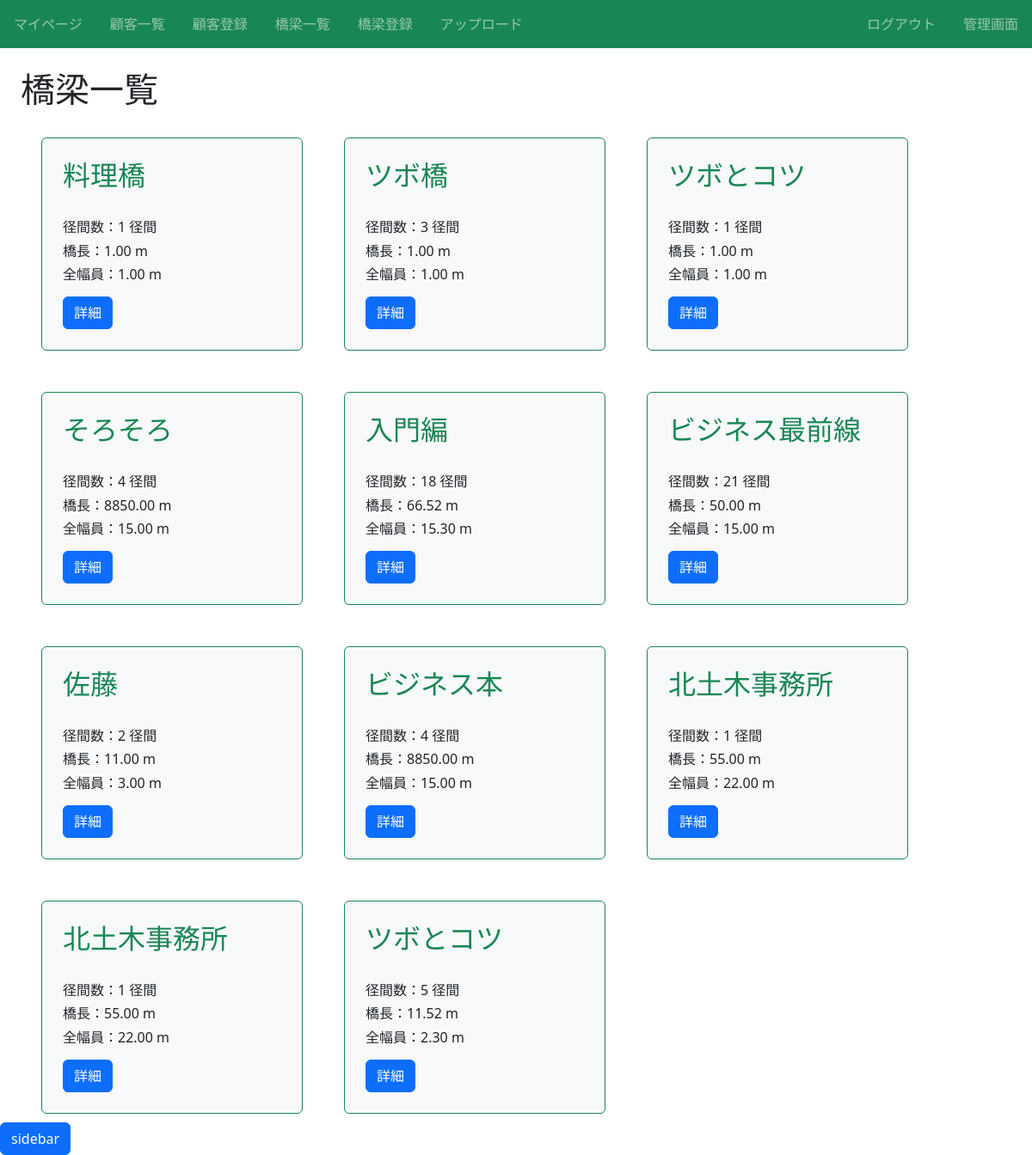
Page /infra/ (signed in) on the committed database.
### infra/models.py (models this page shows, shortened)
class Infra(models.Model):
  title = models.CharField(max_length=100)# 橋名
  径間数 = models.IntegerField()# 径間数
  橋長 = models.DecimalField(max_digits=10, decimal_places=2)# 橋長(最大桁数10桁、小数点以下2桁)
  全幅員 = models.DecimalField(max_digits=10, decimal_places=2)# 全幅員(最大桁数10桁、小数点以下2桁)
  路線名 = models.CharField(max_length=50)# 路線名
  latitude = models.CharField(max_length=50)# 緯度
  longitude = models.CharField(max_length=50)# 経度
  橋梁コード = models.CharField(max_length=50, blank=True)# 橋梁コード
  活荷重 = models.CharField(max_length=50, blank=True)# 活荷重
  等級 = models.CharField(max_length=50, blank=True, choices = LOADGRADE)# 等級
  適用示方書 = models.CharField(max_length=100, blank=True)# 適用示方書
  上部構造形式 = models.CharField(max_length=100)# 上部構造形式
  下部構造形式 = models.CharField(max_length=100)# 下部構造形式
  基礎構造形式 = models.CharField(max_length=100)# 基礎構造形式
  近接方法 = models.CharField(max_length=100)# 近接方法
  交通規制 = models.CharField(max_length=100)# 交通規制
  第三者点検の有無 = models.CharField(max_length=100)# 第三者点検の有無
  海岸線との距離 = models.CharField(max_length=100)# 海岸線の距離
  路下条件 = models.CharField(max_length=100)# 路下条件
  特記事項 = models.CharField(max_length=100, blank=True)# 特記事項
  カテゴリー = models.CharField(max_length=100, choices = CATEGORY)# カテゴリー

### infra/views.py (the view)
# urls.py: path('infra/', views.ListInfraView.as_view(), name='list-infra'),
class ListInfraView(LoginRequiredMixin, ListView):
  template_name = 'infra/infra_list.html'
  model = Infra

### infra/templates/infra/infra_list.html (shortened to what this page needs)
{% extends "base.html" %}
{% block h1 %}橋梁一覧{% endblock %}
{% block content %}
<div class="d-flex flex-wrap">
    <div class="sidebar">
      <div class="sidebar-toggle">
        <button class="btn btn-primary">sidebar</button>
      </div>
    </div>
    {% for item in object_list %}
    <div class="p-4 m-4 bg-light border border-success rounded" style="width: 19rem;">
        <h2 class="text-success">{{ item.title }}</h2><br>
        <h6 class="card-text">径間数：{{ item.径間数 }} 径間</h6>
        <h6 class="card-text">橋長：{{ item.橋長 }} m</h6>
        <h6 class="card-text">全幅員：{{ item.全幅員 }} m</h6>
        <div class="mt-3">
            <a href="{% url 'detail-infra' item.pk %}" class="btn btn-primary">詳細</a>
        </div>
    </div>
    {% endfor %}
</div>
{% endblock content %}

### infra/static/infra/css/style.css (style rules this page uses)
a { text-decoration: none; }
.sidebar { position: absolute; padding-top: 0; top: 56px; left: -300px; width: 300px; height: 100%; background-color: #f8f9fa; color: #333; width: 200px; z-index: 1000; transition:0.2s }
.sidebar-toggle { position:fixed; bottom:0; left:0; z-index:2000; }

### rows in the picture
Infra: title "料理橋", 径間数 "1", 橋長 "1.00", 全幅員 "1.00"
Infra: title "ツボ橋", 径間数 "3", 橋長 "1.00", 全幅員 "1.00"
Infra: title "ツボとコツ", 径間数 "1", 橋長 "1.00", 全幅員 "1.00"
Infra: title "そろそろ", 径間数 "4", 橋長 "8850.00", 全幅員 "15.00"
Infra: title "入門編", 径間数 "18", 橋長 "66.52", 全幅員 "15.30"
Infra: title "ビジネス最前線", 径間数 "21", 橋長 "50.00", 全幅員 "15.00"
Infra: title "佐藤", 径間数 "2", 橋長 "11.00", 全幅員 "3.00"
Infra: title "ビジネス本", 径間数 "4", 橋長 "8850.00", 全幅員 "15.00"
Infra: title "北土木事務所", 径間数 "1", 橋長 "55.00", 全幅員 "22.00"
Infra: title "北土木事務所", 径間数 "1", 橋長 "55.00", 全幅員 "22.00"
Infra: title "ツボとコツ", 径間数 "5", 橋長 "11.52", 全幅員 "2.30"
